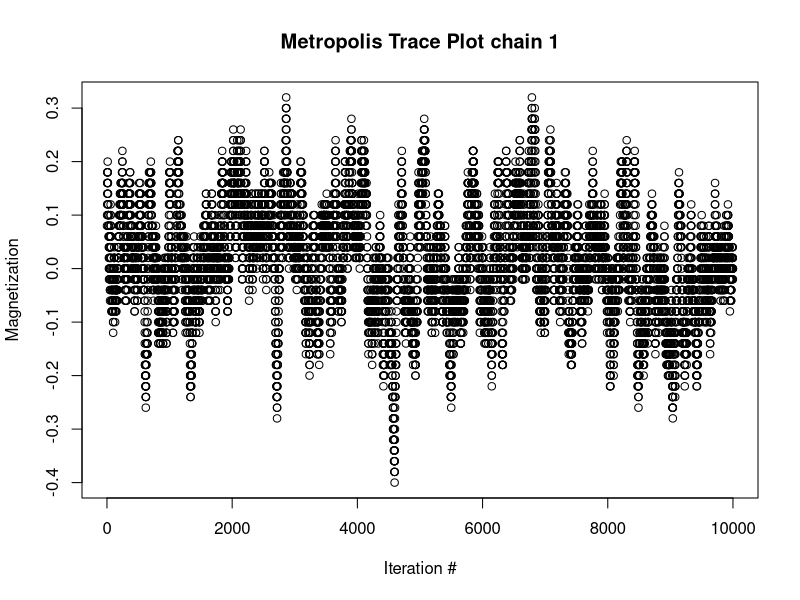
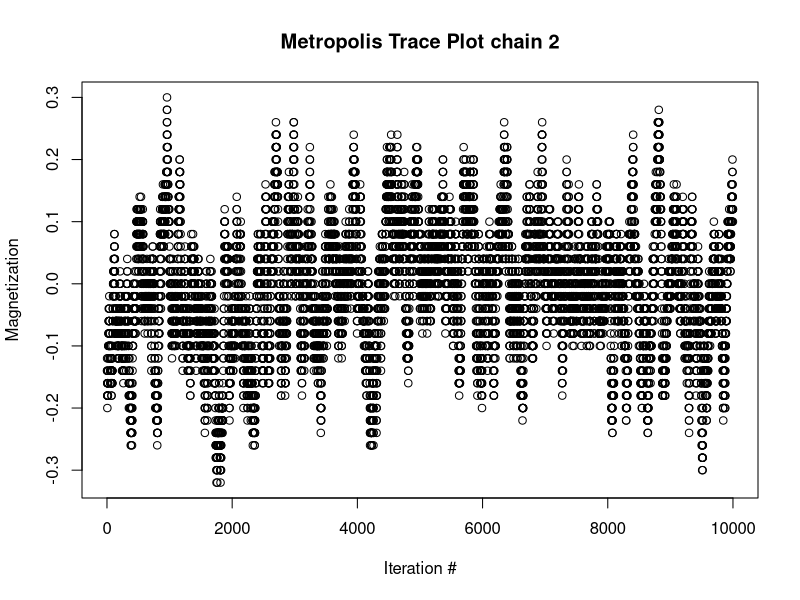
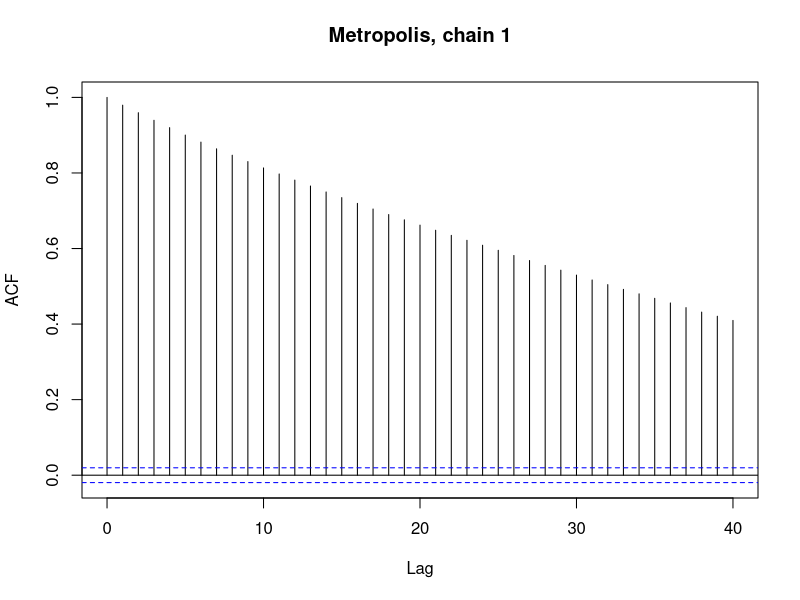
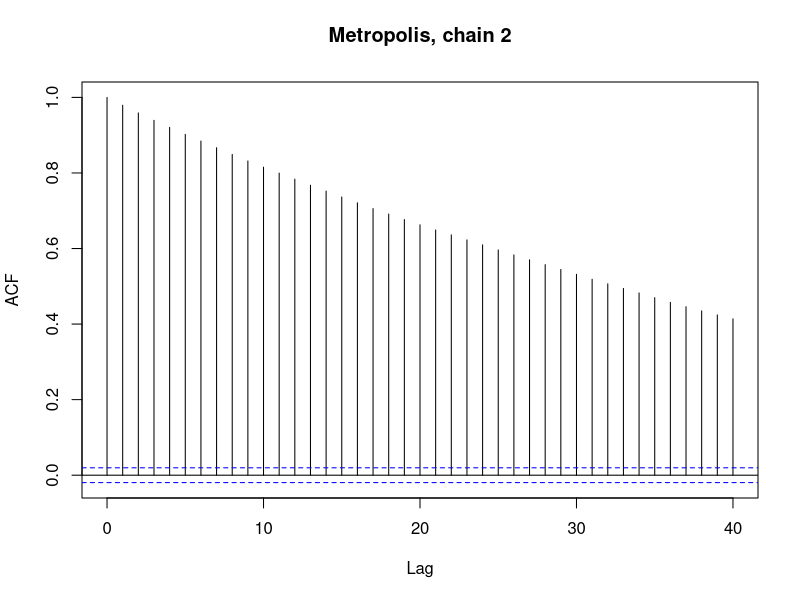
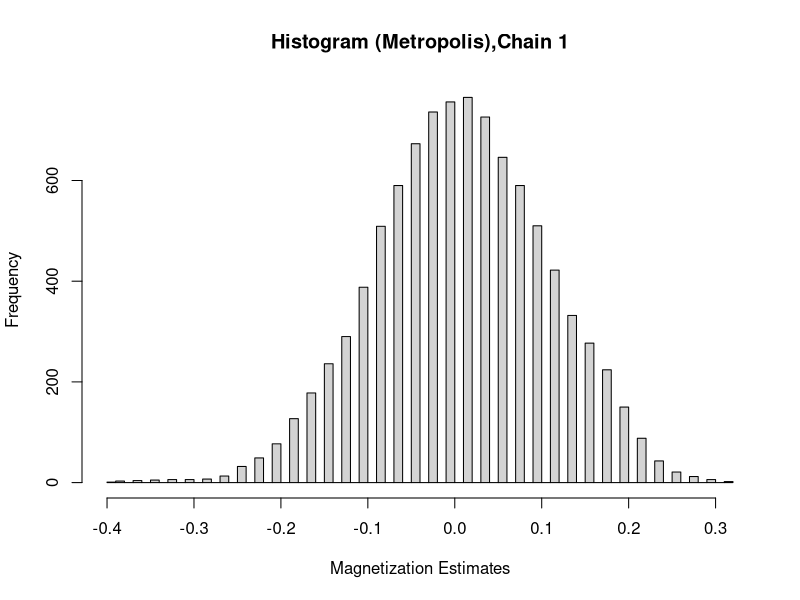
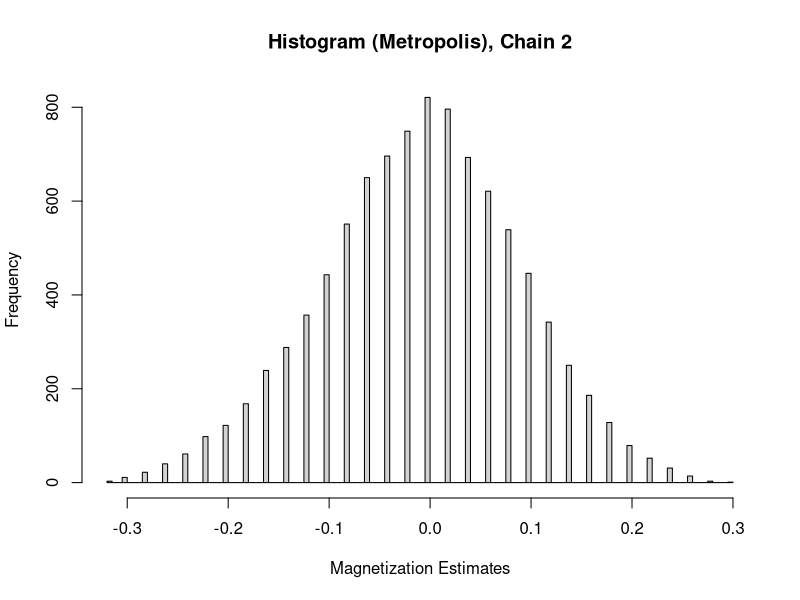
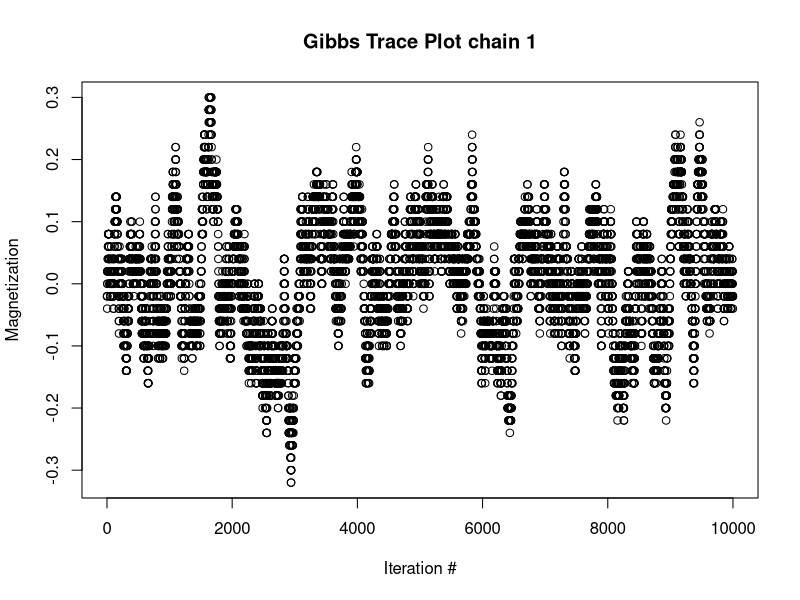
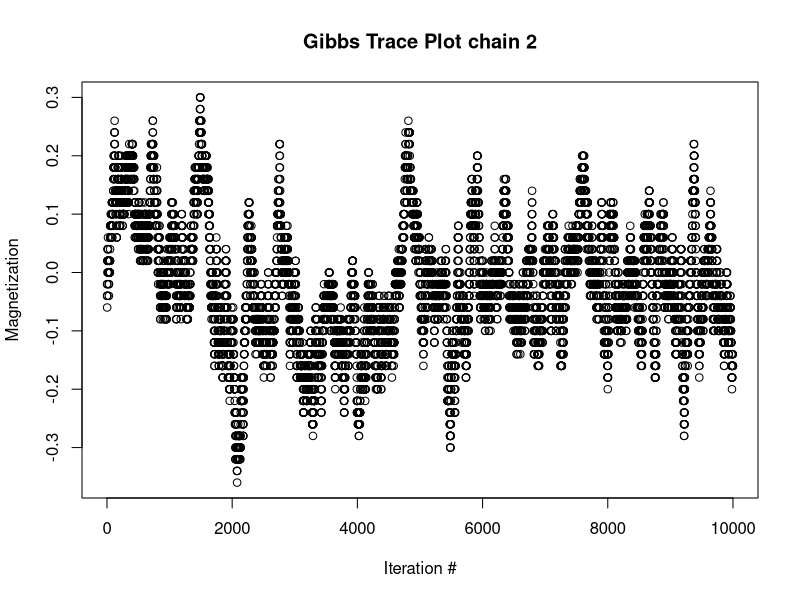

These charts were generated, in order, by the following R code:
#Metropolis-Hastings
J=1
l=10
iters=10000
temp=1
calc_Energy<-function(config){
  sum1=0
  
  for(i in 1:l){
    for(j in 1:l){
      if(i==1){
        if(j==1){
          sum1=config[i,j+1]*config[i,j]
          sum1=config[i+1,j]*config[i,j]
        }
        else if(j==l){
          sum1=config[i,j-1]*config[i,j]
          sum1=config[i+1,j]*config[i,j]
        }
        else{
          sum1=config[i,j-1]*config[i,j]
          sum1=config[i,j+1]*config[i,j]
          sum1=config[i+1,j]*config[i,j]
        }
        
        
      }
      else if(i==l){
        if(j==1){
          sum1=config[i,j+1]*config[i,j]
          sum1=config[i-1,j]*config[i,j]
        }
        else if(j==l){
          sum1=config[i,j-1]*config[i,j]
          sum1=config[i-1,j]*config[i,j]
        }
        else{
          sum1=config[i,j-1]*config[i,j]
          sum1=config[i,j+1]*config[i,j]
          sum1=config[i-1,j]*config[i,j]
        }
        
        
      }
      else if(j==1){
        sum1=config[i,j+1]*config[i,j]
        sum1=config[i-1,j]*config[i,j]
        sum1=config[i+1,j]*config[i,j]
      }
      else if(j==l){
        sum1=config[i,j-1]*config[i,j]
        sum1=config[i-1,j]*config[i,j]
        sum1=config[i+1,j]*config[i,j]
      }
      else{
        sum1=config[i,j-1]*config[i,j]
        sum1=config[i,j+1]*config[i,j]
      }
    }}
  -J*(sum1)
}

lattice<-function(l){
  MArray = array(c(0), dim=c(l,l))
  
  for(x in 1:10){
    
    MArray[x,1:l]=runif(10)
    MArray[x,1:l]=(MArray[x,1:l]<0.5)*2-1
    
    
    
    
  }
  
  
  MArray
}
alg<-function(lattice,iters,temp){
  e_array=c(calc_Energy(lattice))
  mag_array=c(sum(lattice)/(l**2))
  for(n in 2:iters){
    result<-mh(e_array[n-1],lattice,temp)
    e_array[n]=result$energy
    lattice=result$config
    print("result")
    print(result$config)
    
    mag_array[n]=sum(lattice)/(l**2)
  }
  mag_array
}
mh<-function(init_e,state,temp){                 
  x<-round(runif(1, 1, l))
  y<-round(runif(1,1,l))
  print("x")
  print(x)
  print("y")
  print(y)
  print(state)
  print("x,y")
  print(state[x,y])
  state[x,y]=-1*state[x,y]
  print("x,y")
  print(state[x,y])
  
  energy<-calc_Energy(state)-init_e
  if (energy<0){
    return(list(config=state,energy=calc_Energy(state)))
  }
  if (runif(1,0,1)<exp(-1*energy/temp)){
    return(list(config=state,energy=calc_Energy(state)))
  }
  state[x,y]=-1*state[x,y]
  return(list(config=state,energy=init_e))
  
}
state<-lattice(l) #for 1st chain
state2<-lattice(l)#for second chain
energy<-calc_Energy(state)#for first chain
energy2<-calc_Energy(state2)#for second chain
results<-alg(state,iters,temp)#for first chain
results2<-alg(state2,iters,temp)#for second chain
plot(results,main='Metropolis Trace Plot chain 1',xlab='Iteration #',ylab='Magnetization')
plot(results2,main='Metropolis Trace Plot chain 2',xlab='Iteration #',ylab='Magnetization')


acf(results, main = 'Metropolis, chain 1')
acf(results2, main = 'Metropolis, chain 2')

d<-500
l<-10000-500
mean<-mean(results[500:length(results)])#for first chain
mean2<-mean(results2[500:length(results2)])#for second chain
hist(results[501:length(results)],breaks=100,main='Histogram (Metropolis),Chain 1',xlab='Magnetization Estimates')#for first chain
hist(results2[501:length(results2)],breaks=100,main='Histogram (Metropolis), Chain 2',xlab='Magnetization Estimates')#for second chain


chainmean=(mean+mean2)/2
btw_chain_variance=((length(results)-500))*((mean-chainmean)**2+(mean2-chainmean)**2)
var1=var(results[500:length(results)])
var2=var(results[500:length(results2)])
w=(1/2)*(var1+var2)
r=(((l-1)/l)*w+(1/l)*btw_chain_variance)/(w)

#Gibbs Sampling

J=1
l=10
iters=10000
temp=1
calc_Energy<-function(config){
  sum1=0
  
  for(i in 1:l){
    for(j in 1:l){
      if(i==1){
        if(j==1){
          sum1=config[i,j+1]*config[i,j]
          sum1=config[i+1,j]*config[i,j]
        }
        else if(j==l){
          sum1=config[i,j-1]*config[i,j]
          sum1=config[i+1,j]*config[i,j]
        }
        else{
          sum1=config[i,j-1]*config[i,j]
          sum1=config[i,j+1]*config[i,j]
          sum1=config[i+1,j]*config[i,j]
        }
        
        
      }
      else if(i==l){
        if(j==1){
          sum1=config[i,j+1]*config[i,j]
          sum1=config[i-1,j]*config[i,j]
        }
        else if(j==l){
          sum1=config[i,j-1]*config[i,j]
          sum1=config[i-1,j]*config[i,j]
        }
        else{
          sum1=config[i,j-1]*config[i,j]
          sum1=config[i,j+1]*config[i,j]
          sum1=config[i-1,j]*config[i,j]
        }
        
        
      }
      else if(j==1){
        sum1=config[i,j+1]*config[i,j]
        sum1=config[i-1,j]*config[i,j]
        sum1=config[i+1,j]*config[i,j]
      }
      else if(j==l){
        sum1=config[i,j-1]*config[i,j]
        sum1=config[i-1,j]*config[i,j]
        sum1=config[i+1,j]*config[i,j]
      }
      else{
        sum1=config[i,j-1]*config[i,j]
        sum1=config[i,j+1]*config[i,j]
      }
    }}
  -J*(sum1)
}

lattice<-function(l){
  MArray = array(c(0), dim=c(l,l))
  
  for(x in 1:10){
    
    MArray[x,1:l]=runif(10)
    MArray[x,1:l]=(MArray[x,1:l]<0.5)*2-1
    
    
    
    
  }
  
  
  MArray
}
alg<-function(lattice,iters,temp){
  e_array=c(calc_Energy(lattice))
  mag_array=c(sum(lattice)/(l**2))
  for(n in 2:iters){
    result<-mh(e_array[n-1],lattice,temp)
    e_array[n]=result$energy
    lattice=result$config
    print("result")
    print(result$config)
    
    mag_array[n]=sum(lattice)/(l**2)
  }
  mag_array
}
mh<-function(init_e,state,temp){                 
  x<-round(runif(1, 1, l))
  y<-round(runif(1,1,l))
  print("x")
  print(x)
  print("y")
  print(y)
  print(state)
  print("x,y")
  print(state[x,y])
  state[x,y]=-1*state[x,y]
  print("x,y")
  print(state[x,y])
  
  energy<-calc_Energy(state)-init_e
  if (energy<0){
    return(list(config=state,energy=calc_Energy(state)))
  }
  if (runif(1,0,1)<(exp(-1*energy/temp)/(exp(-1*energy/temp)+exp(1*energy/temp)))){
    return(list(config=state,energy=calc_Energy(state)))
  }
  state[x,y]=-1*state[x,y]
  return(list(config=state,energy=init_e))
  
}
state<-lattice(l)#for first chain
state2<lattice(l)#for second chain
energy<-calc_Energy(state)#for first chain
energy2<-calc_Energy(state)#for second chain

res<-alg(state,iters,temp)#for first chain
res2<-alg(state,iters,temp)#for second chain
print(res)
plot(res,main='Gibbs Trace Plot chain 1',xlab='Iteration #',ylab='Magnetization')
plot(res2,main='Gibbs Trace Plot chain 2',xlab='Iteration #',ylab='Magnetization')

res
acf(res,main='Gibbs Sampling, chain 1')
acf(res2,main='Gibbs Sampling, chain 2')
mean<-mean(res[500:length(results)])#for first chain
mean2<-mean(res[500:length(results)])#for second chain


hist(res[501:(length(results))],breaks=100,main='Histogram (Gibbs Sampling), Chain 1',xlab='Magnetization Estimates')
hist(res2[501:(length(results))],breaks=100,main='Histogram (Gibbs Sampling), Chain 2',xlab='Magnetization Estimates')
l<-length(res)-500

chainmean=(mean+mean2)/2
btw_chain_variance=((length(res)-500))*((mean-chainmean)**2+(mean2-chainmean)**2)
var1=var(results[500:length(res)])
var2=var(results[500:length(res2)])
w=(1/2)*(var1+var2)
r=(((l-1)/l)*w+(1/l)*btw_chain_variance)/(w)



